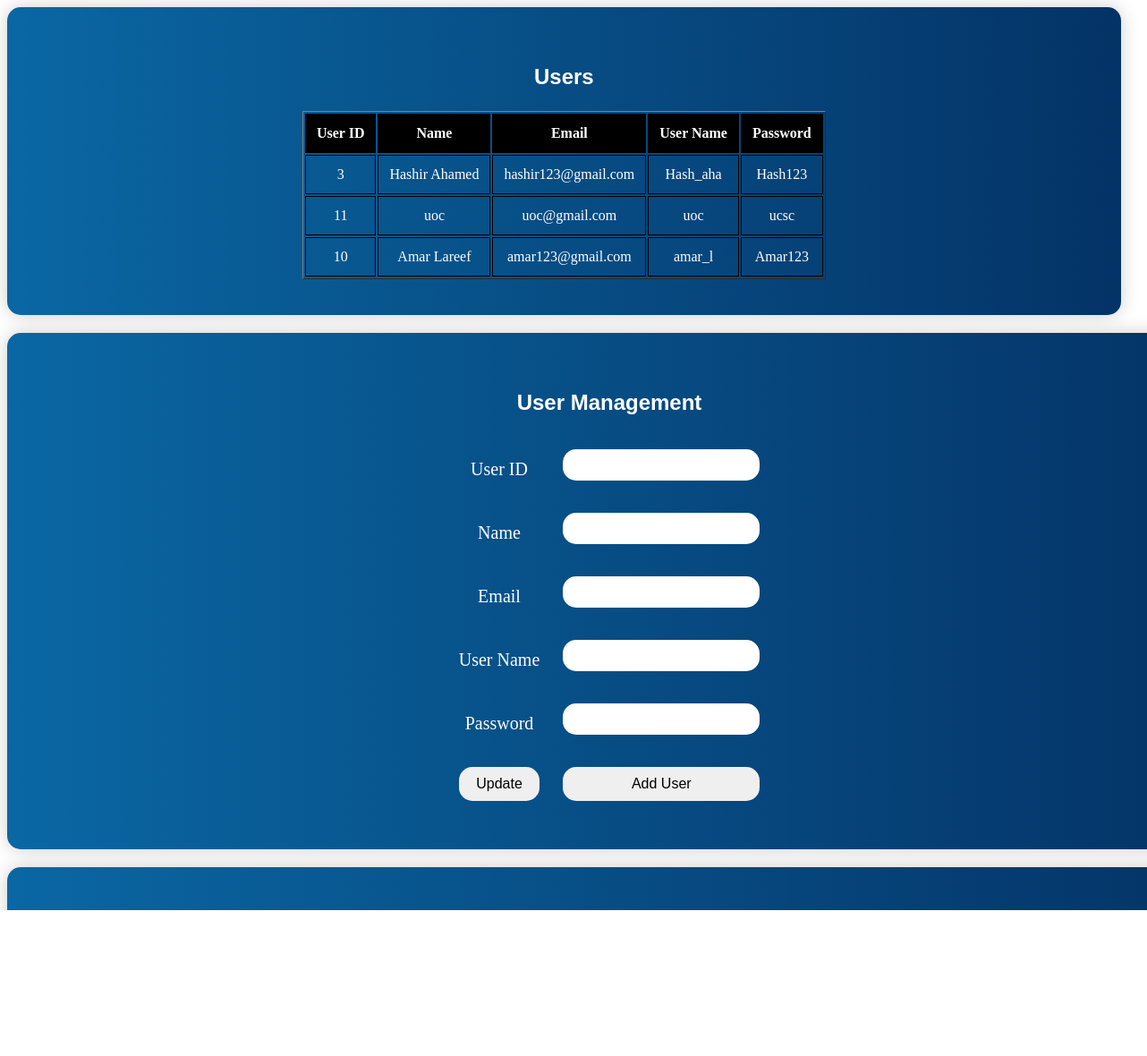
/admin/users.php, run on the app's committed database.
### tables this page shows
CREATE TABLE IF NOT EXISTS `user` (
  `user_id` int(6) NOT NULL AUTO_INCREMENT,
  `name` varchar(50) NOT NULL,
  `email` varchar(50) NOT NULL,
  `username` varchar(20) NOT NULL,
  `password` varchar(20) NOT NULL,
  PRIMARY KEY (`user_id`)
);

### admin/users.php (the view, shortened to what this page needs)
<?php
$conn = new mysqli("localhost", "root", "", "party");
$sql = "SELECT * FROM user";
$result = $conn->query($sql);
?>
<!DOCTYPE html>
<html>
    <head>
        <link rel="stylesheet" href="users.css">
    </head>
    <body>
    <div style="width: 92%;">
    <div class="user-table">
        <h3>Users</h3>
        <table border="1" id="table-head">
            <tr>
                <th>User ID</th>
                <th>Name</th>
                <th>Email</th>
                <th>User Name</th>
                <th>Password</th>
            </tr>
            <?php
            if ($result) {
                if ($result->num_rows > 0) {
                    while ($row = $result->fetch_assoc()) {
                        echo "<tr>";
                        echo "<td>" . $row['user_id'] . "</td>";
                        echo "<td>" . $row['name'] . "</td>";
                        echo "<td>" . $row['email'] . "</td>";
                        echo "<td>" . $row['username'] . "</td>";
                        echo "<td>" . $row['password'] . "</td>";
                        echo "</tr>";
                    }
                } else {
                    echo "<tr><td colspan='5'>No records found</td></tr>";
                }
            } else {
                echo "<tr><td colspan='5'>Error executing the query: " . $mysqli->error . "</td></tr>";
            }
            ?>
        </table>
    </div>
</div>
            <div class="update-user">
                <h3>User Management</h3>
                <form method="POST" action="">
                    <table border="0">
                        <tr>
                            <td>User ID</td>
                            <td><input type="number" name="user_id" required><br></td>
                        </tr>
                        <tr>
                            <td>Name</td>
                            <td><input type="text" name="name" required><br></td>
                        </tr>
                        <tr>
                            <td>Email</td>
                            <td><input type="email" name="email" required><br></td>
                        </tr>
                        <tr>
                            <td>User Name</td>
                            <td><input type="text" name="username" required><br></td>
                        </tr>
                        <tr>
                            <td>Password</td>
                            <td><input type="password" name="password" required><br></td>
                        </tr>
                        <tr>
                            <td><button type="submit" name="updateB">Update</button></td>
                            <td><button type="submit" name="addB">Add User</button></td>
                        </tr>
                    </table>
                </form>
            </div>
            <div class="delete-user">
                <h3>Delete User</h3>
                <form method="POST" action="">
                    <input type="number" name="user_id">
                    <button type="submit" name="deleteB">Delete</button>
                </form>
            </div>
    </body>
</html>

### admin/users.css (style rules this page uses)
* h3 { font-size: 24px; font-family: 'Arial' , sans-serif, 'Times New Roman', Times, serif; color: white; }
.user-table { width: 100%; margin-bottom: 20px; padding: 40px; border-radius: 15px; box-shadow: 0 0 20px rgba(0, 0, 0, 0.2); display: flex; flex-direction: column; align-items: center; background: linear-gradient(to right, #0a67a3, #043366); }
th, td { padding: 12px; text-align: center; border: 1px solid black; color: white; }
th { background-color: #f2f2f2; }
.user-table #table-head th { background-color: black; }
.update-user { padding: 40px; border-radius: 15px; box-shadow: 0 0 20px rgba(0, 0, 0, 0.2); width: 100%; display: flex; flex-direction: column; align-items: center; width: 100%; background: linear-gradient(to right, #0a67a3, #043366); font-size: 20px; margin-bottom: 20px; }
.update-user td { border: none; }
.update-user button { width: 100%; }
.delete-user { padding: 40px; border-radius: 15px; box-shadow: 0 0 20px rgba(0, 0, 0, 0.2); width: 100%; display: flex; flex-direction: column; align-items: center; width: 100%; background: linear-gradient(to right, #0a67a3, #043366); font-size: 20px; }
input { padding: 10px; margin-bottom: 10px; border-radius: 15px; width: 90%; border: none; width: 200px; }
button { padding-top: 25px; padding: 10px; border-radius: 15px; border: none; font-size: 16px; width: 200px; cursor: pointer; transition: .5s ease; }

### data on the page
user: user_id "3", name "Hashir Ahamed", email "hashir123@gmail.com", username "Hash_aha", password "Hash123"
user: user_id "11", name "uoc", email "uoc@gmail.com", username "uoc", password "ucsc"
user: user_id "10", name "Amar Lareef", email "amar123@gmail.com", username "amar_l", password "Amar123"
